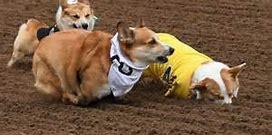
#> input picture Python/Pycharm/8Opencv/test.jpg, 272 x 135 px
$ python 10.py
#> lines starting #> are read from the running program, lines starting #| are printed output that depends on the picture
import cv2
import numpy as np
import matplotlib.pyplot as plt
image=cv2.imread('test.jpg')
#> image is the input picture: shape (135, 272, 3); mean B, G, R 66.6, 91.4, 119.7
rows,cols,ch=image.shape #拆分通道，cv2.split()是一个比较耗时的操作。只有需要时使用，尽量Numpy
#> rows = 135; cols = 272; ch = 3
b,g,r=cv2.split(image)
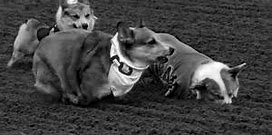
#> b: shape (135, 272); min 0, max 255, mean 66.6
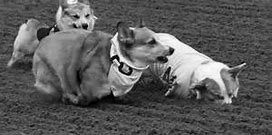
#> g: shape (135, 272); min 0, max 255, mean 91.4
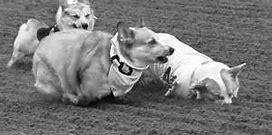
#> r: shape (135, 272); min 0, max 255, mean 119.7
print(b.shape) #(768,1024) #合并通道
#| (135, 272)
image=cv2.merge(b,g)
#image=cv2.merge(image,r)
print(image.shape)
#| (272, 1, 135)

import cv2
import numpy as np
import matplotlib.pyplot as plt
image=cv2.imread('test.jpg')
rows,cols,ch=image.shape #直接获取
b=image[:,:,0]
